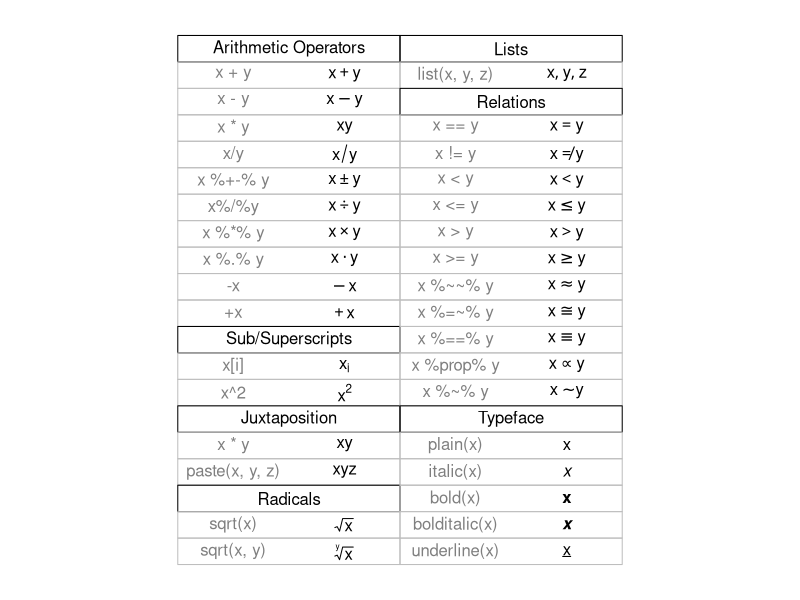
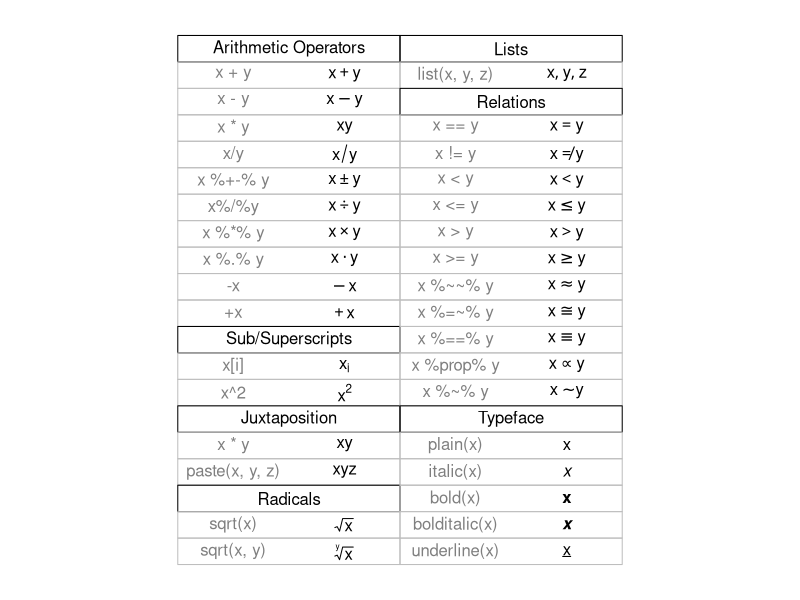
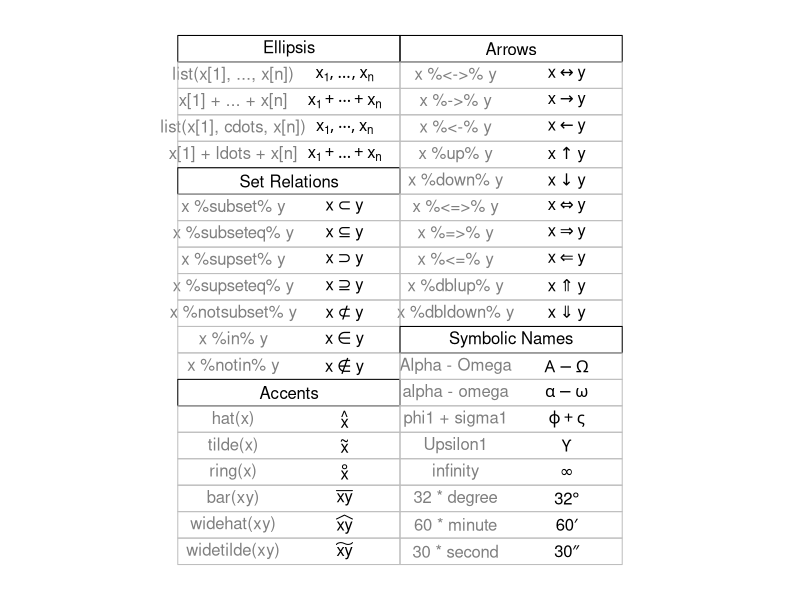
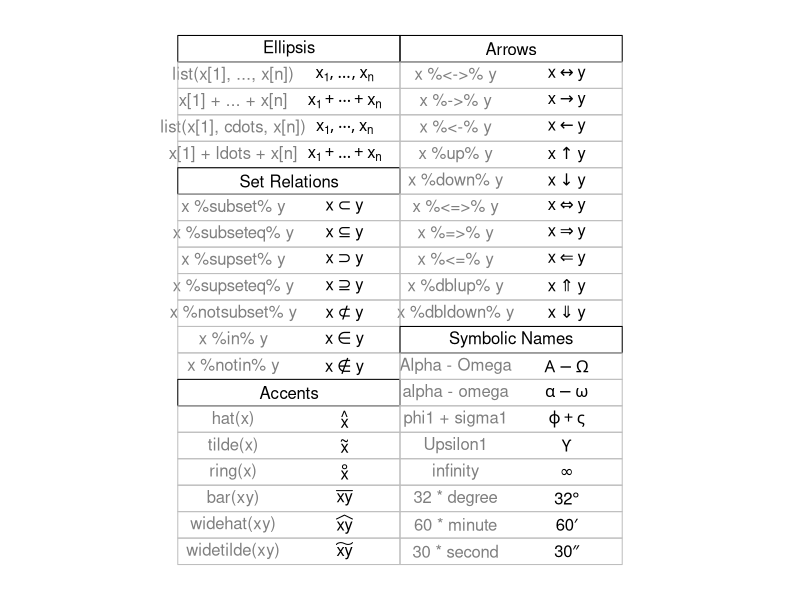
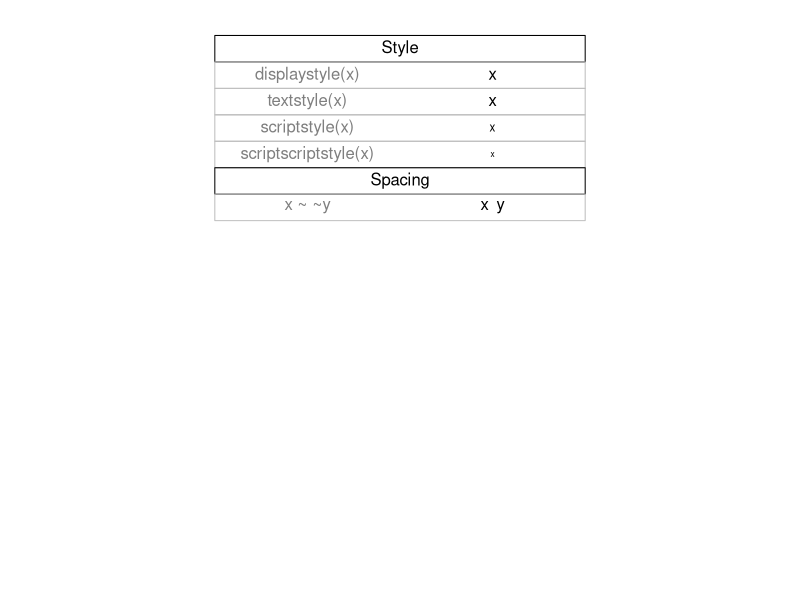
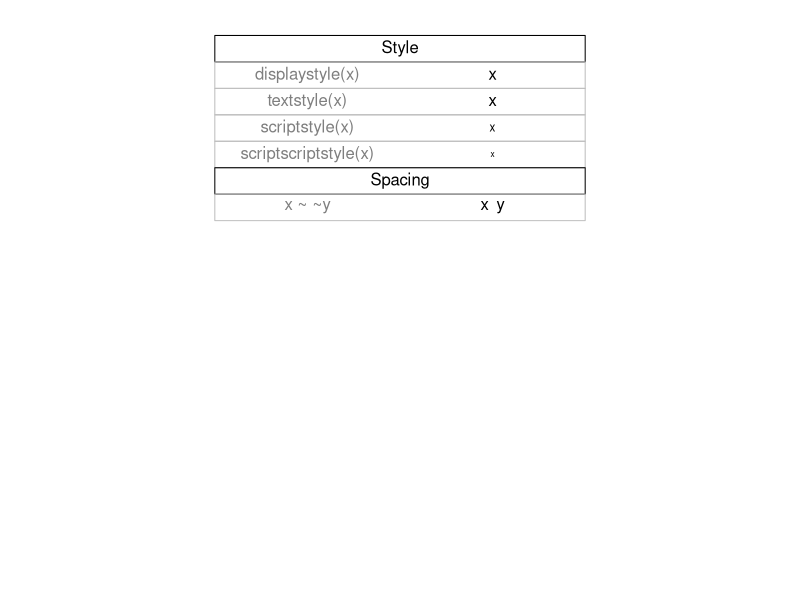
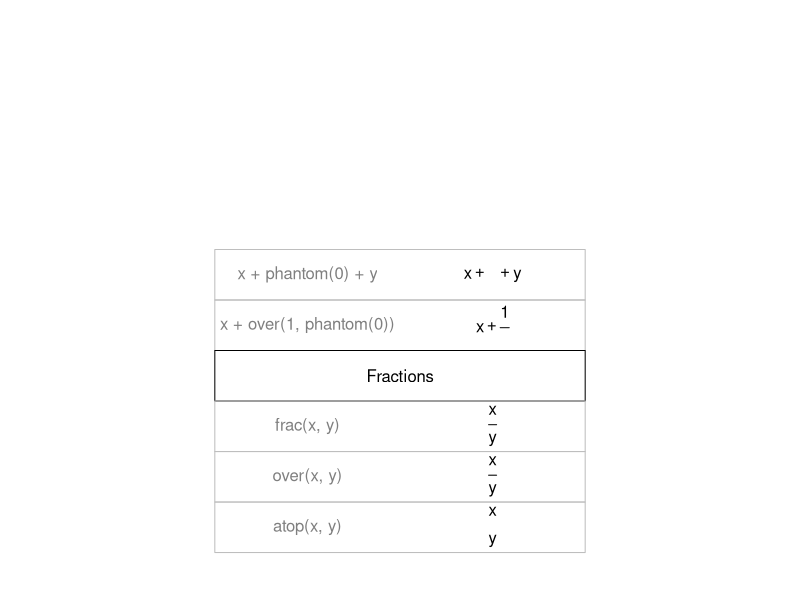
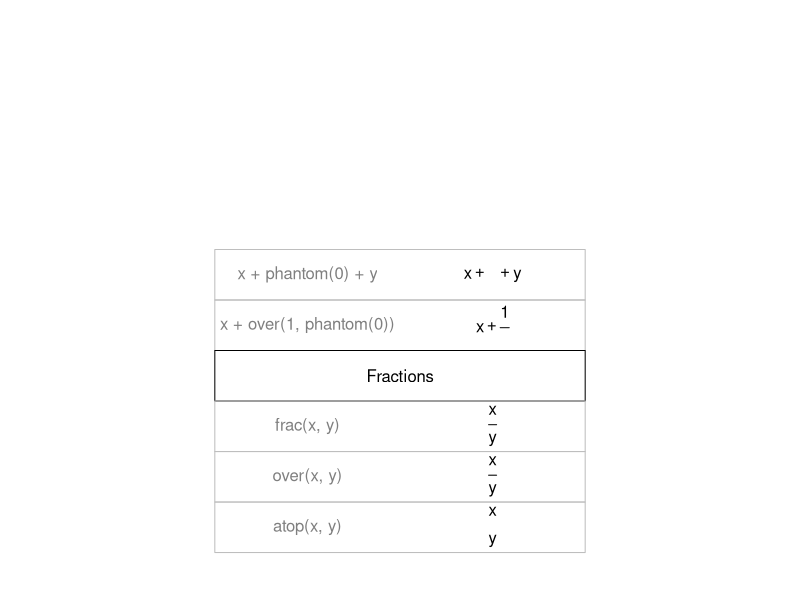

Write R code to recreate these figures, in order.
# Examples from grDevices::plotmath helpfil
if (Sys.info()['sysname'] == "Darwin") os <- "macos"
if (Sys.info()['sysname'] == "Linux") os <- "linux"
if (Sys.info()['sysname'] == "Windows") os <- "windows"

library(ragg)
library(glue)

reso <- 300
scl <- reso/72

# demo 1
#  Copyright (C) 2002-2016 The R Core Team

require(datasets)
require(grDevices); require(graphics)

## --- "math annotation" in plots :

######
# create tables of mathematical annotation functionality
######
make.table <- function(nr, nc) {
  savepar <- par(mar=rep(0, 4), pty="s")
  plot(c(0, nc*2 + 1), c(0, -(nr + 1)),
       type="n", xlab="", ylab="", axes=FALSE)
  savepar
}

get.r <- function(i, nr) {
  i %% nr + 1
}

get.c <- function(i, nr) {
  i %/% nr + 1
}

draw.title.cell <- function(title, i, nr) {
  r <- get.r(i, nr)
  c <- get.c(i, nr)
  text(2*c - .5, -r, title)
  rect((2*(c - 1) + .5), -(r - .5), (2*c + .5), -(r + .5))
}

draw.plotmath.cell <- function(expr, i, nr, string = NULL) {
  r <- get.r(i, nr)
  c <- get.c(i, nr)
  if (is.null(string)) {
    string <- deparse(expr)
    string <- substr(string, 12, nchar(string) - 1)
  }
  text((2*(c - 1) + 1), -r, string, col="grey50")
  text((2*c), -r, expr, adj=c(.5,.5))
  rect((2*(c - 1) + .5), -(r - .5), (2*c + .5), -(r + .5), border="grey")
}

# demo 1 - ragg
nr <- 20
nc <- 2

agg_png(glue('img/demo-1-{os}.png'), units = "px", res = reso, height = scl*480, width = scl*480)
oldpar <- make.table(nr, nc)
i <- 0
draw.title.cell("Arithmetic Operators", i, nr); i <- i + 1
draw.plotmath.cell(expression(x + y), i, nr); i <- i + 1
draw.plotmath.cell(expression(x - y), i, nr); i <- i + 1
draw.plotmath.cell(expression(x * y), i, nr); i <- i + 1
draw.plotmath.cell(expression(x / y), i, nr); i <- i + 1
draw.plotmath.cell(expression(x %+-% y), i, nr); i <- i + 1
draw.plotmath.cell(expression(x %/% y), i, nr); i <- i + 1
draw.plotmath.cell(expression(x %*% y), i, nr); i <- i + 1
draw.plotmath.cell(expression(x %.% y), i, nr); i <- i + 1
draw.plotmath.cell(expression(-x), i, nr); i <- i + 1
draw.plotmath.cell(expression(+x), i, nr); i <- i + 1
draw.title.cell("Sub/Superscripts", i, nr); i <- i + 1
draw.plotmath.cell(expression(x[i]), i, nr); i <- i + 1
draw.plotmath.cell(expression(x^2), i, nr); i <- i + 1
draw.title.cell("Juxtaposition", i, nr); i <- i + 1
draw.plotmath.cell(expression(x * y), i, nr); i <- i + 1
draw.plotmath.cell(expression(paste(x, y, z)), i, nr); i <- i + 1
draw.title.cell("Radicals", i, nr); i <- i + 1
draw.plotmath.cell(expression(sqrt(x)), i, nr); i <- i + 1
draw.plotmath.cell(expression(sqrt(x, y)), i, nr); i <- i + 1
draw.title.cell("Lists", i, nr); i <- i + 1
draw.plotmath.cell(expression(list(x, y, z)), i, nr); i <- i + 1
draw.title.cell("Relations", i, nr); i <- i + 1
draw.plotmath.cell(expression(x == y), i, nr); i <- i + 1
draw.plotmath.cell(expression(x != y), i, nr); i <- i + 1
draw.plotmath.cell(expression(x < y), i, nr); i <- i + 1
draw.plotmath.cell(expression(x <= y), i, nr); i <- i + 1
draw.plotmath.cell(expression(x > y), i, nr); i <- i + 1
draw.plotmath.cell(expression(x >= y), i, nr); i <- i + 1
draw.plotmath.cell(expression(x %~~% y), i, nr); i <- i + 1
draw.plotmath.cell(expression(x %=~% y), i, nr); i <- i + 1
draw.plotmath.cell(expression(x %==% y), i, nr); i <- i + 1
draw.plotmath.cell(expression(x %prop% y), i, nr); i <- i + 1
draw.plotmath.cell(expression(x %~% y), i, nr); i <- i + 1
draw.title.cell("Typeface", i, nr); i <- i + 1
draw.plotmath.cell(expression(plain(x)), i, nr); i <- i + 1
draw.plotmath.cell(expression(italic(x)), i, nr); i <- i + 1
draw.plotmath.cell(expression(bold(x)), i, nr); i <- i + 1
draw.plotmath.cell(expression(bolditalic(x)), i, nr); i <- i + 1
draw.plotmath.cell(expression(underline(x)), i, nr); i <- i + 1
dev.off()

# demo 1 - png
nr <- 20
nc <- 2

png(glue('img/demo-1-{os}-png.png'), units = "px", res = reso, height = scl*480, width = scl*480)
oldpar <- make.table(nr, nc)
i <- 0
draw.title.cell("Arithmetic Operators", i, nr); i <- i + 1
draw.plotmath.cell(expression(x + y), i, nr); i <- i + 1
draw.plotmath.cell(expression(x - y), i, nr); i <- i + 1
draw.plotmath.cell(expression(x * y), i, nr); i <- i + 1
draw.plotmath.cell(expression(x / y), i, nr); i <- i + 1
draw.plotmath.cell(expression(x %+-% y), i, nr); i <- i + 1
draw.plotmath.cell(expression(x %/% y), i, nr); i <- i + 1
draw.plotmath.cell(expression(x %*% y), i, nr); i <- i + 1
draw.plotmath.cell(expression(x %.% y), i, nr); i <- i + 1
draw.plotmath.cell(expression(-x), i, nr); i <- i + 1
draw.plotmath.cell(expression(+x), i, nr); i <- i + 1
draw.title.cell("Sub/Superscripts", i, nr); i <- i + 1
draw.plotmath.cell(expression(x[i]), i, nr); i <- i + 1
draw.plotmath.cell(expression(x^2), i, nr); i <- i + 1
draw.title.cell("Juxtaposition", i, nr); i <- i + 1
draw.plotmath.cell(expression(x * y), i, nr); i <- i + 1
draw.plotmath.cell(expression(paste(x, y, z)), i, nr); i <- i + 1
draw.title.cell("Radicals", i, nr); i <- i + 1
draw.plotmath.cell(expression(sqrt(x)), i, nr); i <- i + 1
draw.plotmath.cell(expression(sqrt(x, y)), i, nr); i <- i + 1
draw.title.cell("Lists", i, nr); i <- i + 1
draw.plotmath.cell(expression(list(x, y, z)), i, nr); i <- i + 1
draw.title.cell("Relations", i, nr); i <- i + 1
draw.plotmath.cell(expression(x == y), i, nr); i <- i + 1
draw.plotmath.cell(expression(x != y), i, nr); i <- i + 1
draw.plotmath.cell(expression(x < y), i, nr); i <- i + 1
draw.plotmath.cell(expression(x <= y), i, nr); i <- i + 1
draw.plotmath.cell(expression(x > y), i, nr); i <- i + 1
draw.plotmath.cell(expression(x >= y), i, nr); i <- i + 1
draw.plotmath.cell(expression(x %~~% y), i, nr); i <- i + 1
draw.plotmath.cell(expression(x %=~% y), i, nr); i <- i + 1
draw.plotmath.cell(expression(x %==% y), i, nr); i <- i + 1
draw.plotmath.cell(expression(x %prop% y), i, nr); i <- i + 1
draw.plotmath.cell(expression(x %~% y), i, nr); i <- i + 1
draw.title.cell("Typeface", i, nr); i <- i + 1
draw.plotmath.cell(expression(plain(x)), i, nr); i <- i + 1
draw.plotmath.cell(expression(italic(x)), i, nr); i <- i + 1
draw.plotmath.cell(expression(bold(x)), i, nr); i <- i + 1
draw.plotmath.cell(expression(bolditalic(x)), i, nr); i <- i + 1
draw.plotmath.cell(expression(underline(x)), i, nr); i <- i + 1
dev.off()

# demo 2 - ragg
agg_png(glue('img/demo-2-{os}.png'), units = "px", res = reso, height = scl*480, width = scl*480)
# Need fewer, wider columns for ellipsis ...
nr <- 20
nc <- 2
make.table(nr, nc)
i <- 0
draw.title.cell("Ellipsis", i, nr); i <- i + 1
draw.plotmath.cell(expression(list(x[1], ..., x[n])), i, nr); i <- i + 1
draw.plotmath.cell(expression(x[1] + ... + x[n]), i, nr); i <- i + 1
draw.plotmath.cell(expression(list(x[1], cdots, x[n])), i, nr); i <- i + 1
draw.plotmath.cell(expression(x[1] + ldots + x[n]), i, nr); i <- i + 1
draw.title.cell("Set Relations", i, nr); i <- i + 1
draw.plotmath.cell(expression(x %subset% y), i, nr); i <- i + 1
draw.plotmath.cell(expression(x %subseteq% y), i, nr); i <- i + 1
draw.plotmath.cell(expression(x %supset% y), i, nr); i <- i + 1
draw.plotmath.cell(expression(x %supseteq% y), i, nr); i <- i + 1
draw.plotmath.cell(expression(x %notsubset% y), i, nr); i <- i + 1
draw.plotmath.cell(expression(x %in% y), i, nr); i <- i + 1
draw.plotmath.cell(expression(x %notin% y), i, nr); i <- i + 1
draw.title.cell("Accents", i, nr); i <- i + 1
draw.plotmath.cell(expression(hat(x)), i, nr); i <- i + 1
draw.plotmath.cell(expression(tilde(x)), i, nr); i <- i + 1
draw.plotmath.cell(expression(ring(x)), i, nr); i <- i + 1
draw.plotmath.cell(expression(bar(xy)), i, nr); i <- i + 1
draw.plotmath.cell(expression(widehat(xy)), i, nr); i <- i + 1
draw.plotmath.cell(expression(widetilde(xy)), i, nr); i <- i + 1
draw.title.cell("Arrows", i, nr); i <- i + 1
draw.plotmath.cell(expression(x %<->% y), i, nr); i <- i + 1
draw.plotmath.cell(expression(x %->% y), i, nr); i <- i + 1
draw.plotmath.cell(expression(x %<-% y), i, nr); i <- i + 1
draw.plotmath.cell(expression(x %up% y), i, nr); i <- i + 1
draw.plotmath.cell(expression(x %down% y), i, nr); i <- i + 1
draw.plotmath.cell(expression(x %<=>% y), i, nr); i <- i + 1
draw.plotmath.cell(expression(x %=>% y), i, nr); i <- i + 1
draw.plotmath.cell(expression(x %<=% y), i, nr); i <- i + 1
draw.plotmath.cell(expression(x %dblup% y), i, nr); i <- i + 1
draw.plotmath.cell(expression(x %dbldown% y), i, nr); i <- i + 1
draw.title.cell("Symbolic Names", i, nr); i <- i + 1
draw.plotmath.cell(expression(Alpha - Omega), i, nr); i <- i + 1
draw.plotmath.cell(expression(alpha - omega), i, nr); i <- i + 1
draw.plotmath.cell(expression(phi1 + sigma1), i, nr); i <- i + 1
draw.plotmath.cell(expression(Upsilon1), i, nr); i <- i + 1
draw.plotmath.cell(expression(infinity), i, nr); i <- i + 1
draw.plotmath.cell(expression(32 * degree), i, nr); i <- i + 1
draw.plotmath.cell(expression(60 * minute), i, nr); i <- i + 1
draw.plotmath.cell(expression(30 * second), i, nr); i <- i + 1
dev.off()

# demo 2 - png
png(glue('img/demo-2-{os}-png.png'), units = "px", res = reso, height = scl*480, width = scl*480)
# Need fewer, wider columns for ellipsis ...
nr <- 20
nc <- 2
make.table(nr, nc)
i <- 0
draw.title.cell("Ellipsis", i, nr); i <- i + 1
draw.plotmath.cell(expression(list(x[1], ..., x[n])), i, nr); i <- i + 1
draw.plotmath.cell(expression(x[1] + ... + x[n]), i, nr); i <- i + 1
draw.plotmath.cell(expression(list(x[1], cdots, x[n])), i, nr); i <- i + 1
draw.plotmath.cell(expression(x[1] + ldots + x[n]), i, nr); i <- i + 1
draw.title.cell("Set Relations", i, nr); i <- i + 1
draw.plotmath.cell(expression(x %subset% y), i, nr); i <- i + 1
draw.plotmath.cell(expression(x %subseteq% y), i, nr); i <- i + 1
draw.plotmath.cell(expression(x %supset% y), i, nr); i <- i + 1
draw.plotmath.cell(expression(x %supseteq% y), i, nr); i <- i + 1
draw.plotmath.cell(expression(x %notsubset% y), i, nr); i <- i + 1
draw.plotmath.cell(expression(x %in% y), i, nr); i <- i + 1
draw.plotmath.cell(expression(x %notin% y), i, nr); i <- i + 1
draw.title.cell("Accents", i, nr); i <- i + 1
draw.plotmath.cell(expression(hat(x)), i, nr); i <- i + 1
draw.plotmath.cell(expression(tilde(x)), i, nr); i <- i + 1
draw.plotmath.cell(expression(ring(x)), i, nr); i <- i + 1
draw.plotmath.cell(expression(bar(xy)), i, nr); i <- i + 1
draw.plotmath.cell(expression(widehat(xy)), i, nr); i <- i + 1
draw.plotmath.cell(expression(widetilde(xy)), i, nr); i <- i + 1
draw.title.cell("Arrows", i, nr); i <- i + 1
draw.plotmath.cell(expression(x %<->% y), i, nr); i <- i + 1
draw.plotmath.cell(expression(x %->% y), i, nr); i <- i + 1
draw.plotmath.cell(expression(x %<-% y), i, nr); i <- i + 1
draw.plotmath.cell(expression(x %up% y), i, nr); i <- i + 1
draw.plotmath.cell(expression(x %down% y), i, nr); i <- i + 1
draw.plotmath.cell(expression(x %<=>% y), i, nr); i <- i + 1
draw.plotmath.cell(expression(x %=>% y), i, nr); i <- i + 1
draw.plotmath.cell(expression(x %<=% y), i, nr); i <- i + 1
draw.plotmath.cell(expression(x %dblup% y), i, nr); i <- i + 1
draw.plotmath.cell(expression(x %dbldown% y), i, nr); i <- i + 1
draw.title.cell("Symbolic Names", i, nr); i <- i + 1
draw.plotmath.cell(expression(Alpha - Omega), i, nr); i <- i + 1
draw.plotmath.cell(expression(alpha - omega), i, nr); i <- i + 1
draw.plotmath.cell(expression(phi1 + sigma1), i, nr); i <- i + 1
draw.plotmath.cell(expression(Upsilon1), i, nr); i <- i + 1
draw.plotmath.cell(expression(infinity), i, nr); i <- i + 1
draw.plotmath.cell(expression(32 * degree), i, nr); i <- i + 1
draw.plotmath.cell(expression(60 * minute), i, nr); i <- i + 1
draw.plotmath.cell(expression(30 * second), i, nr); i <- i + 1
dev.off()

# demo 3 - ragg
agg_png(glue('img/demo-3-{os}.png'), units = "px", res = reso, height = scl*480, width = scl*480)
# Need even fewer, wider columns for typeface and style ...
nr <- 20
nc <- 1
make.table(nr, nc)
i <- 0
draw.title.cell("Style", i, nr); i <- i + 1
draw.plotmath.cell(expression(displaystyle(x)), i, nr); i <- i + 1
draw.plotmath.cell(expression(textstyle(x)), i, nr); i <- i + 1
draw.plotmath.cell(expression(scriptstyle(x)), i, nr); i <- i + 1
draw.plotmath.cell(expression(scriptscriptstyle(x)), i, nr); i <- i + 1
draw.title.cell("Spacing", i, nr); i <- i + 1
draw.plotmath.cell(expression(x ~~ y), i, nr); i <- i + 1
dev.off()

# demo 3 - png
png(glue('img/demo-3-{os}-png.png'), units = "px", res = reso, height = scl*480, width = scl*480)
# Need even fewer, wider columns for typeface and style ...
nr <- 20
nc <- 1
make.table(nr, nc)
i <- 0
draw.title.cell("Style", i, nr); i <- i + 1
draw.plotmath.cell(expression(displaystyle(x)), i, nr); i <- i + 1
draw.plotmath.cell(expression(textstyle(x)), i, nr); i <- i + 1
draw.plotmath.cell(expression(scriptstyle(x)), i, nr); i <- i + 1
draw.plotmath.cell(expression(scriptscriptstyle(x)), i, nr); i <- i + 1
draw.title.cell("Spacing", i, nr); i <- i + 1
draw.plotmath.cell(expression(x ~~ y), i, nr); i <- i + 1
dev.off()

# demo 4 - ragg
agg_png(glue('img/demo-4-{os}.png'), units = "px", res = reso, height = scl*480, width = scl*480)
# Need fewer, taller rows for fractions ...
# cheat a bit to save pages
# par(new = TRUE)
nr <- 10
nc <- 1
make.table(nr, nc)
i <- 4
draw.plotmath.cell(expression(x + phantom(0) + y), i, nr); i <- i + 1
draw.plotmath.cell(expression(x + over(1, phantom(0))), i, nr); i <- i + 1
draw.title.cell("Fractions", i, nr); i <- i + 1
draw.plotmath.cell(expression(frac(x, y)), i, nr); i <- i + 1
draw.plotmath.cell(expression(over(x, y)), i, nr); i <- i + 1
draw.plotmath.cell(expression(atop(x, y)), i, nr); i <- i + 1
dev.off()

# demo 4 - png
png(glue('img/demo-4-{os}-png.png'), units = "px", res = reso, height = scl*480, width = scl*480)
# Need fewer, taller rows for fractions ...
# cheat a bit to save pages
# par(new = TRUE)
nr <- 10
nc <- 1
make.table(nr, nc)
i <- 4
draw.plotmath.cell(expression(x + phantom(0) + y), i, nr); i <- i + 1
draw.plotmath.cell(expression(x + over(1, phantom(0))), i, nr); i <- i + 1
draw.title.cell("Fractions", i, nr); i <- i + 1
draw.plotmath.cell(expression(frac(x, y)), i, nr); i <- i + 1
draw.plotmath.cell(expression(over(x, y)), i, nr); i <- i + 1
draw.plotmath.cell(expression(atop(x, y)), i, nr); i <- i + 1
dev.off()

# demo 5 - ragg
agg_png(glue('img/demo-5-{os}.png'), units = "px", res = reso, height = scl*480, width = scl*480)
# Need fewer, taller rows and fewer, wider columns for big operators ...
nr <- 10
nc <- 1
make.table(nr, nc)
i <- 0
draw.title.cell("Big Operators", i, nr); i <- i + 1
draw.plotmath.cell(expression(sum(x[i], i=1, n)), i, nr); i <- i + 1
draw.plotmath.cell(expression(prod(plain(P)(X == x), x)), i, nr); i <- i + 1
draw.plotmath.cell(expression(integral(f(x) * dx, a, b)), i, nr); i <- i + 1
draw.plotmath.cell(expression(union(A[i], i==1, n)), i, nr); i <- i + 1
draw.plotmath.cell(expression(intersect(A[i], i==1, n)), i, nr); i <- i + 1
draw.plotmath.cell(expression(lim(f(x), x %->% 0)), i, nr); i <- i + 1
draw.plotmath.cell(expression(min(g(x), x >= 0)), i, nr); i <- i + 1
draw.plotmath.cell(expression(inf(S)), i, nr); i <- i + 1
draw.plotmath.cell(expression(sup(S)), i, nr); i <- i + 1
dev.off()

# demo 5 - png
png(glue('img/demo-5-{os}-png.png'), units = "px", res = reso, height = scl*480, width = scl*480)
# Need fewer, taller rows and fewer, wider columns for big operators ...
nr <- 10
nc <- 1
make.table(nr, nc)
i <- 0
draw.title.cell("Big Operators", i, nr); i <- i + 1
draw.plotmath.cell(expression(sum(x[i], i=1, n)), i, nr); i <- i + 1
draw.plotmath.cell(expression(prod(plain(P)(X == x), x)), i, nr); i <- i + 1
draw.plotmath.cell(expression(integral(f(x) * dx, a, b)), i, nr); i <- i + 1
draw.plotmath.cell(expression(union(A[i], i==1, n)), i, nr); i <- i + 1
draw.plotmath.cell(expression(intersect(A[i], i==1, n)), i, nr); i <- i + 1
draw.plotmath.cell(expression(lim(f(x), x %->% 0)), i, nr); i <- i + 1
draw.plotmath.cell(expression(min(g(x), x >= 0)), i, nr); i <- i + 1
draw.plotmath.cell(expression(inf(S)), i, nr); i <- i + 1
draw.plotmath.cell(expression(sup(S)), i, nr); i <- i + 1
dev.off()

# demo 6 - ragg
agg_png(glue('img/demo-6-{os}.png'), units = "px", res = reso, height = scl*480, width = scl*480)
nr <- 12
nc <- 1
make.table(nr, nc)
i <- 0
draw.title.cell("Grouping", i, nr); i <- i + 1
# Those involving '{ . }' have to be done "by hand"
draw.plotmath.cell(expression({}(x , y)), i, nr, string="{}(x, y)"); i <- i + 1
draw.plotmath.cell(expression((x + y)*z), i, nr); i <- i + 1
draw.plotmath.cell(expression(x^y + z),   i, nr); i <- i + 1
draw.plotmath.cell(expression(x^(y + z)), i, nr); i <- i + 1
draw.plotmath.cell(expression(x^{y + z}), i, nr, string="x^{y + z}"); i <- i + 1
draw.plotmath.cell(expression(group("(", list(a, b), "]")), i, nr); i <- i + 1
draw.plotmath.cell(expression(bgroup("(", atop(x, y), ")")), i, nr); i <- i + 1
draw.plotmath.cell(expression(group(lceil, x, rceil)), i, nr); i <- i + 1
draw.plotmath.cell(expression(group(lfloor, x, rfloor)), i, nr); i <- i + 1
draw.plotmath.cell(expression(group(langle, list(x, y), rangle)), i, nr); i <- i + 1
draw.plotmath.cell(expression(group("|", x, "|")), i, nr); i <- i + 1
dev.off()

# demo 6 - png
png(glue('img/demo-6-{os}-png.png'), units = "px", res = reso, height = scl*480, width = scl*480)
nr <- 12
nc <- 1
make.table(nr, nc)
i <- 0
draw.title.cell("Grouping", i, nr); i <- i + 1
# Those involving '{ . }' have to be done "by hand"
draw.plotmath.cell(expression({}(x , y)), i, nr, string="{}(x, y)"); i <- i + 1
draw.plotmath.cell(expression((x + y)*z), i, nr); i <- i + 1
draw.plotmath.cell(expression(x^y + z),   i, nr); i <- i + 1
draw.plotmath.cell(expression(x^(y + z)), i, nr); i <- i + 1
draw.plotmath.cell(expression(x^{y + z}), i, nr, string="x^{y + z}"); i <- i + 1
draw.plotmath.cell(expression(group("(", list(a, b), "]")), i, nr); i <- i + 1
draw.plotmath.cell(expression(bgroup("(", atop(x, y), ")")), i, nr); i <- i + 1
draw.plotmath.cell(expression(group(lceil, x, rceil)), i, nr); i <- i + 1
draw.plotmath.cell(expression(group(lfloor, x, rfloor)), i, nr); i <- i + 1
draw.plotmath.cell(expression(group(langle, list(x, y), rangle)), i, nr); i <- i + 1
draw.plotmath.cell(expression(group("|", x, "|")), i, nr); i <- i + 1
dev.off()

par(oldpar)
